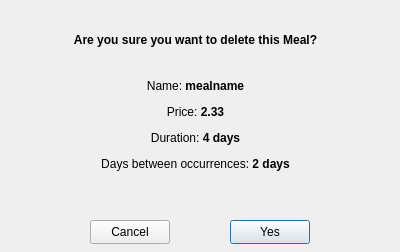
<?xml version="1.0" encoding="UTF-8"?>
<ui version="4.0">
 <class>DeleteMeal_Confirmation</class>
 <widget class="QDialog" name="DeleteMeal_Confirmation">
  <property name="geometry">
   <rect>
    <x>0</x>
    <y>0</y>
    <width>400</width>
    <height>252</height>
   </rect>
  </property>
  <property name="windowTitle">
   <string>Confirm Deletetion</string>
  </property>
  <widget class="QLabel" name="label_title">
   <property name="geometry">
    <rect>
     <x>70</x>
     <y>20</y>
     <width>251</width>
     <height>41</height>
    </rect>
   </property>
   <property name="text">
    <string>&lt;html&gt;&lt;head/&gt;&lt;body&gt;&lt;p align=&quot;center&quot;&gt;&lt;span style=&quot; font-weight:700;&quot;&gt;Are you sure you want to delete this Meal?&lt;/span&gt;&lt;/p&gt;&lt;/body&gt;&lt;/html&gt;</string>
   </property>
  </widget>
  <widget class="QPushButton" name="pushButton">
   <property name="geometry">
    <rect>
     <x>230</x>
     <y>220</y>
     <width>80</width>
     <height>24</height>
    </rect>
   </property>
   <property name="text">
    <string>Yes</string>
   </property>
  </widget>
  <widget class="QPushButton" name="pushButton_2">
   <property name="geometry">
    <rect>
     <x>90</x>
     <y>220</y>
     <width>80</width>
     <height>24</height>
    </rect>
   </property>
   <property name="text">
    <string>Cancel</string>
   </property>
  </widget>
  <widget class="QLabel" name="label_mealInfo">
   <property name="geometry">
    <rect>
     <x>90</x>
     <y>70</y>
     <width>211</width>
     <height>111</height>
    </rect>
   </property>
   <property name="text">
    <string>&lt;html&gt;&lt;head/&gt;&lt;body&gt;&lt;p align=&quot;center&quot;&gt;Name: &lt;span style=&quot; font-weight:700;&quot;&gt;mealname&lt;/span&gt;&lt;/p&gt;&lt;p align=&quot;center&quot;&gt;Price: &lt;span style=&quot; font-weight:700;&quot;&gt;2.33&lt;/span&gt;&lt;/p&gt;&lt;p align=&quot;center&quot;&gt;Duration: &lt;span style=&quot; font-weight:700;&quot;&gt;4 days&lt;/span&gt;&lt;/p&gt;&lt;p align=&quot;center&quot;&gt;Days between occurrences: &lt;span style=&quot; font-weight:700;&quot;&gt;2 days&lt;/span&gt;&lt;/p&gt;&lt;/body&gt;&lt;/html&gt;</string>
   </property>
  </widget>
 </widget>
 <resources/>
 <connections/>
</ui>
